Frame 1 (no input): blank canvas, image omitted
Frame 60 (the mouse pressed at the canvas centre just before this capture): blank canvas, image omitted
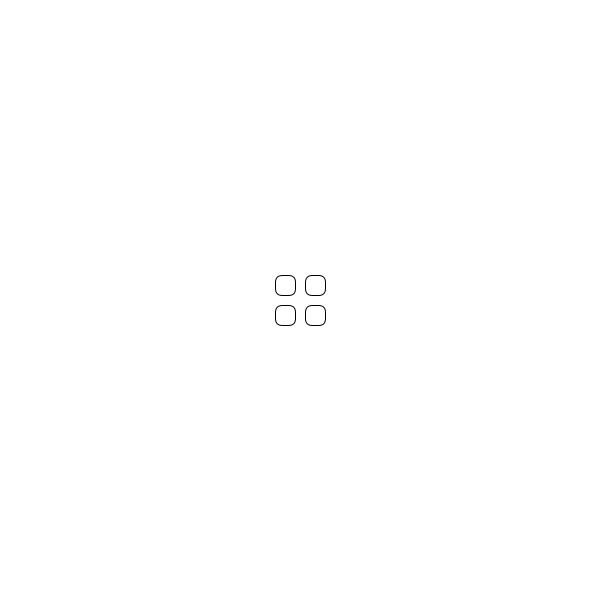
Frame 120 (the mouse held since frame 60 and released just before this capture)

The Processing sketch whose frames 1 and 60 were blank and that drew this single picture after the mouse press (run headless with seeded random() and noise(); from frame 60 on, the mouse is pressed at the canvas centre):

// Processing sketch: desafio_operacaoMouse
// ── desafio_operacaoMouse.pde
void setup(){
  size(600,600);
  
  rectMode(CENTER);
}

void draw(){
  background(255);
  rect(mouseX-15, mouseY-15, 20,20,7);
  rect(mouseX+15, mouseY-15, 20,20,7);
  rect(mouseX-15, mouseY+15, 20,20,7);
  rect(mouseX+15, mouseY+15, 20,20,7);
}
